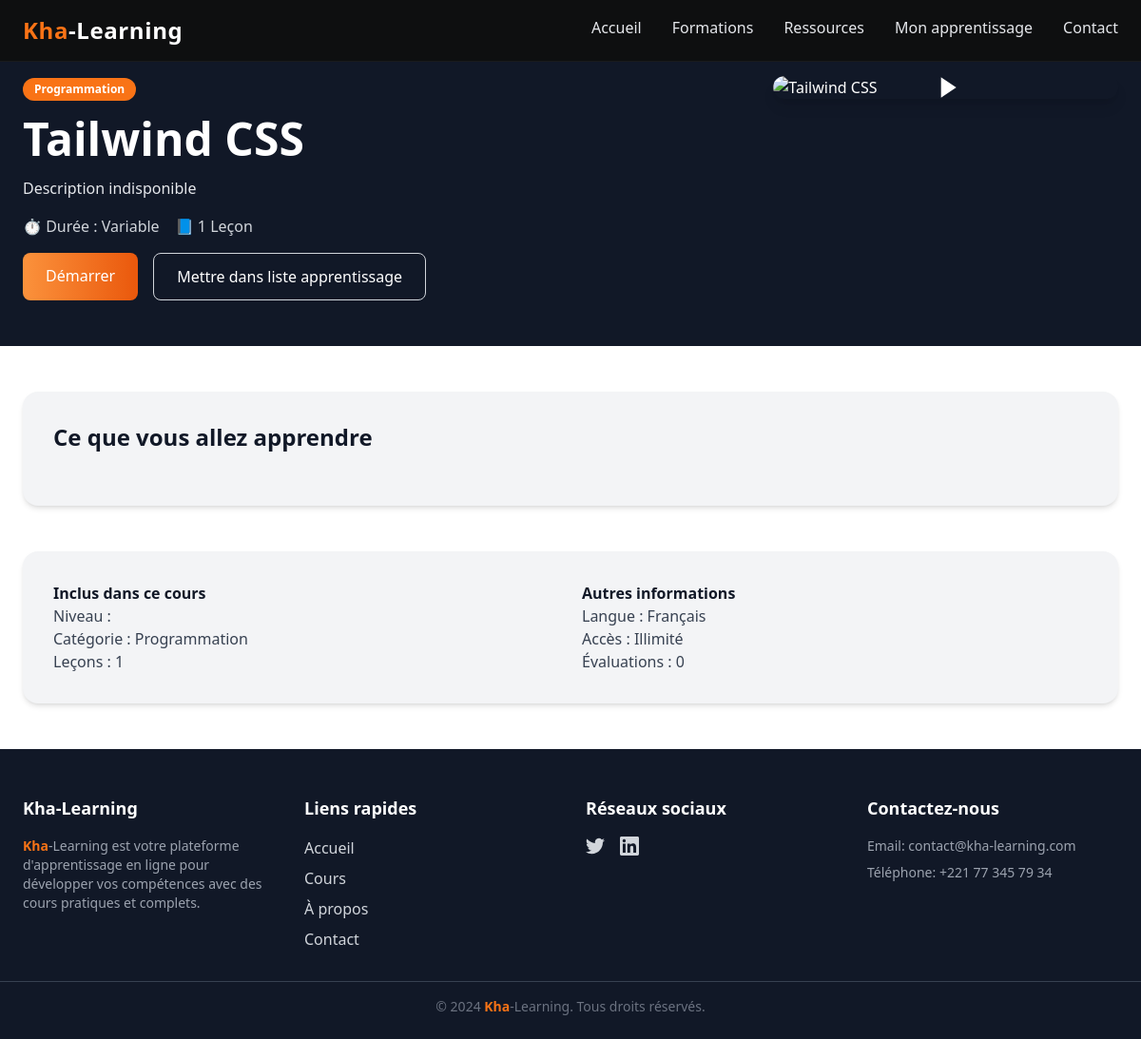
/courses/9/, run on the app's committed database.
### main/models.py (models this page shows, shortened)
class Course(models.Model):
    title = models.CharField(max_length=200)
    description = models.TextField(blank=True)
    image = models.ImageField(upload_to='images/', blank=True, null=True)
    category = models.ForeignKey(
        Category, on_delete=models.SET_NULL, null=True, related_name='courses'
    )
    created_at = models.DateTimeField(default=timezone.now)
    updated_at = models.DateTimeField(auto_now=True)
    is_featured = models.BooleanField(default=False)
    youtube_url = models.URLField(blank=True, null=True)
    author = models.CharField(max_length=100, blank=True)
    duration = models.PositiveIntegerField(blank=True, null=True, help_text="Durée en minutes")
    level = models.CharField(
        max_length=50,
        blank=True,
        choices=[('Beginner','Beginner'),('Intermediate','Intermediate'),('Advanced','Advanced')]
    )
    learning_points = models.TextField(
        blank=True,
        help_text="Écrire chaque point sur une nouvelle ligne"
    )
    class Meta:
        ordering = ['-created_at']
    def youtube_id(self):
        if not self.youtube_url:
            return None
        url_data = urlparse(self.youtube_url)
        query = parse_qs(url_data.query)
        return query.get("v", [None])[0]
    def youtube_thumbnail(self):
        video_id = self.youtube_id()
        if video_id:
            return f"https://img.youtube.com/vi/{video_id}/hqdefault.jpg"
        return None
    def duration_display(self):
        if not self.duration:
            return "Variable"
        hours = self.duration // 60
        minutes = self.duration % 60
        if hours > 0:
            return f"{hours}h {minutes}min" if minutes > 0 else f"{hours}h"
        return f"{minutes}min"
    def learning_points_list(self):
        return self.learning_points.splitlines()

class Category(models.Model):
    name = models.CharField(max_length=100)
    description = models.TextField(blank=True)
    image = models.ImageField(upload_to='categories/', blank=True, null=True)
    slug = models.SlugField(unique=True)
    class Meta:
        verbose_name_plural = "Categories"

### main/views.py (the view)
# urls.py: path('courses/<int:id>/', views.course_detail, name='course_detail'),
def course_detail(request, id):
    course = get_object_or_404(Course, id=id)
    return render(request, 'main/course_detail.html', {'course': course})

### main/templates/main/course_detail.html (shortened to what this page needs)
{% extends 'main/base.html' %} {% load static %} {% block content %}
<div class="relative bg-gray-900 pt-20 pb-12">
  <div class="max-w-7xl mx-auto px-6 space-y-12 text-white">
    <div class="grid grid-cols-1 md:grid-cols-3 gap-8 items-start">
      <div class="md:col-span-2 space-y-4">
        <span
          class="inline-block bg-orange-500 text-white text-xs font-bold px-3 py-1 rounded-full"
        >
          {{ course.category.name }}
        </span>
        <h1 class="text-4xl md:text-5xl font-extrabold">{{ course.title }}</h1>
        <p class="text-gray-200">{{ course.description }}</p>
        <div class="flex flex-wrap items-center gap-4 text-gray-300">
          <span>⏱ Durée : {{ course.duration_display }}</span>
          <span>📘 {{ course.lessons_count|default:"1 Leçon" }}</span>
        </div>
        <div class="flex gap-4 mt-4">
          {% if course.youtube_id %}
          <a
            href="https://www.youtube.com/watch?v={{ course.youtube_id }}"
            target="_blank"
            class="px-6 py-3 bg-gradient-to-r from-orange-400 to-orange-600 text-white rounded-lg hover:from-orange-500 hover:to-orange-700 transition inline-block"
          >
            Démarrer
          </a>
          {% endif %}
          <a href="{% url 'add_to_learning' course.id %}"
   class="px-6 py-3 border border-gray-300 rounded-lg hover:bg-gray-200 transition">
   Mettre dans liste apprentissage
</a>
        </div>
      </div>
      <div>
        {% if course.youtube_id %}
        <a
          href="https://www.youtube.com/watch?v={{ course.youtube_id }}"
          target="_blank"
          class="relative block rounded-xl overflow-hidden shadow-lg"
        >
          <img
            src="{{ course.youtube_thumbnail }}"
            alt="{{ course.title }}"
            class="w-full h-full object-cover"
          />
          <div class="absolute inset-0 flex items-center justify-center">
            <svg
              class="w-16 h-16 text-white"
              viewBox="0 0 24 24"
              fill="currentColor"
            >
              <path d="M10 8l6 4-6 4V8z" />
            </svg>
          </div>
        </a>
        {% endif %}
      </div>
    </div>
  </div>
</div>
<div class="max-w-7xl mx-auto px-6 py-12 space-y-12">
  <div class="bg-gray-100 p-8 rounded-2xl shadow-md">
    <h2 class="text-2xl font-bold mb-6 text-gray-900">
      Ce que vous allez apprendre
    </h2>
  </div>
  <div
    class="bg-gray-100 p-8 rounded-2xl shadow-md grid grid-cols-1 md:grid-cols-2 gap-6 text-gray-700"
  >
    <div>
      <h3 class="font-semibold text-gray-900">Inclus dans ce cours</h3>
      <p>Niveau : {{ course.level }}</p>
      <p>Catégorie : {{ course.category.name }}</p>
      <p>Leçons : {{ course.lessons_count|default:"1" }}</p>
    </div>
    <div>
      <h3 class="font-semibold text-gray-900">Autres informations</h3>
      <p>Langue : {{ course.language|default:"Français" }}</p>
      <p>Accès : Illimité</p>
      <p>Évaluations : {{ course.reviews_count|default:"0" }}</p>
    </div>
  </div>
</div>
{% endblock %}

### data on the page
Course: category.name "Programmation", title "Tailwind CSS", description "Description indisponible", duration_display "Variable"

### other printed values
{{ course.lessons_count|default:"1 Leçon" }} "1 Leçon"
{{ course.lessons_count|default:"1" }} "1"
{{ course.language|default:"Français" }} "Français"
{{ course.reviews_count|default:"0" }} "0"
